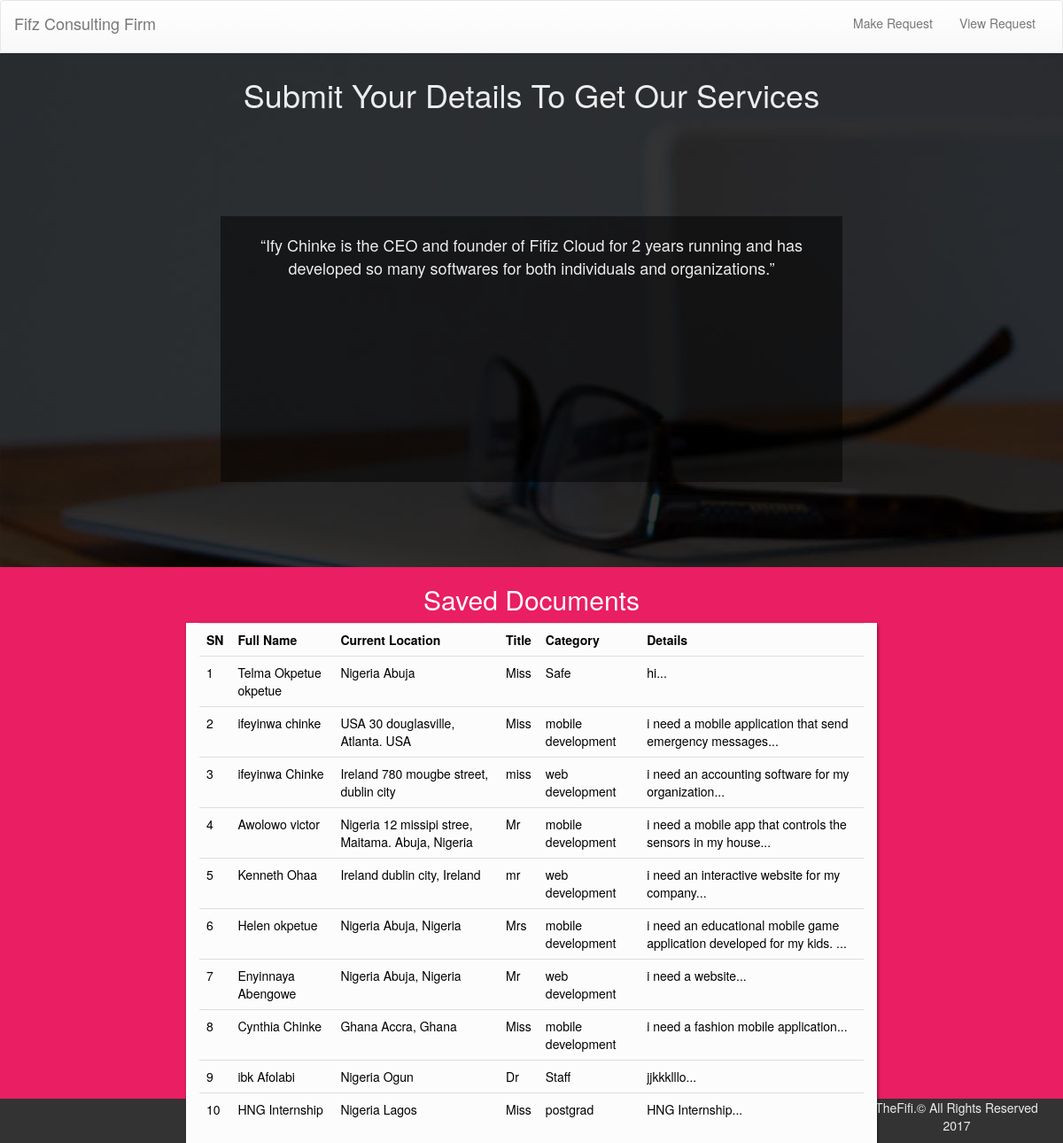
The page /view.php on the database its author committed.
### tables this page shows
CREATE TABLE `box_tb` (
  `id` int(11) NOT NULL,
  `fname` varchar(50) NOT NULL,
  `lname` varchar(50) NOT NULL,
  `email` varchar(50) NOT NULL,
  `phone` varchar(30) NOT NULL,
  `country` varchar(50) NOT NULL,
  `city` varchar(50) NOT NULL,
  `title` varchar(50) NOT NULL,
  `category` varchar(50) NOT NULL,
  `info` text NOT NULL,
  `time_stamp` timestamp NOT NULL DEFAULT CURRENT_TIMESTAMP ON UPDATE CURRENT_TIMESTAMP
);

### view.php (the view, shortened to what this page needs)
<?php
  include 'dbconnect.php';
  $query = "SELECT * FROM box_tb";
  $result = mysqli_query($conn, $query);
?>
<!DOCTYPE html>
<html>
<head>
  <link rel="stylesheet" href="assets/bootstrap.min.css">
  <link rel="stylesheet" href="assets/bootstrap-theme.min.css">
</head>
<body>
  <header>
    <nav class="navbar navbar-default navbar-fixed my-navigation">
      <div class="container-fluid">
        <div class="navbar-header">
          <a class="navbar-brand" href="#">Fifz Consulting Firm</a>
        </div>
        <div class="collapse navbar-collapse" id="bs-example-navbar-collapse-1">
          <ul class="nav navbar-nav navbar-right">
            <li><a href="user.php">Make Request</a></li>
            <li><a href="view.php">View Request </a></li>
          </ul>
        </div>
    </nav>
  </header>
  <section class="container-fluid" id="first-row">
    <div class="row">
      <h1>Submit Your Details To Get Our Services </h1>
    </div>
    <div class="row" id="center-paper">
      <div class="col-md-12">
        <p>“Ify Chinke is the CEO and founder of Fifiz Cloud for 2 years running and has developed so many softwares for both individuals and organizations.”</p>
      </div>
    </div>
  </section>
  <section class="container-fluid" id="second-row">
    <div class="row">
      <h2>Saved Documents</h2>
    </div>
    <div class="row col-md-8 col-md-offset-2 table-row">
      <table class="table table-hover">
        <tr>
          <th>SN</th>
          <th>Full Name</th>
          <th>Current Location</th>
          <th>Title</th>
          <th>Category</th>
          <th>Details</th>
        </tr>
        <?php
          $xx = 1;
          while($row = mysqli_fetch_assoc($result)) {
            $info = $row['info'];
            echo '
            <tr>
            <td>'.$xx.'</td>
            <td>'.$row['fname'].' '.$row['lname'].'</td>
            <td>'.$row['country'].' '.$row['city'].'</td>
            <td>'.$row['title'].'</td>
            <td>'.$row['category'].'</td>
            <td>'.$info.'...</td>
            </tr>
            ';
            $xx++;
          }
        ?>
      </table>
    </div>
  </section>
  <footer class="container-fluid">
    <div id="copyrights"> TheFifi.&copy; All Rights Reserved 2017 </div>
  </footer>
</body>
</html>

### view.php (style rules this page uses)
* { margin: 0; padding: 0; }
.my-navigation { height: 60px; }
#first-row { height: 600px; background-image: url('images/slider.jpg'); background-attachment: fixed; margin-top: -20px; color: #ececec; text-align: center; }
#first-row h1 { line-height: 1.5em; }
#second-row { height: 600px; background-color: #E91E63; margin-top: -20px; color: #fcfcfc; }
#second-row h2 { text-align: center; }
#center-paper { height: 300px; width: 60%; margin: 100px auto; padding: 20px 0px; font-size: 18px; background-color: rgba(0, 0, 0, 0.5); }
.table-row { background-color: #fcfcfc; box-shadow: 1px 2px 3px rgba(0, 0, 0, 0.5); color: #000; }
footer { background-color: rgba(0, 0, 0, .8); min-height: 40px; text-align: center; color: #ececec; }

### rows shown on the page
box_tb: fname "Telma Okpetue", lname "okpetue", country "Nigeria", city "Abuja", title "Miss", category "Safe", info "hi"
box_tb: fname "ifeyinwa", lname "chinke", country "USA", city "30 douglasville, Atlanta. USA", title "Miss", category "mobile development", info "i need a mobile application that send emergency messages"
box_tb: fname "ifeyinwa", lname "Chinke", country "Ireland", city "780 mougbe street, dublin city", title "miss", category "web development", info "i need an accounting software for my organization"
box_tb: fname "Awolowo", lname "victor", country "Nigeria", city "12 missipi stree, Maitama. Abuja, Nigeria", title "Mr", category "mobile development", info "i need a mobile app that controls the sensors in my house"
box_tb: fname "Kenneth", lname "Ohaa", country "Ireland", city "dublin city, Ireland", title "mr", category "web development", info "i need an interactive website for my company"
box_tb: fname "Helen", lname "okpetue", country "Nigeria", city "Abuja, Nigeria", title "Mrs", category "mobile development", info "i need an educational mobile game application developed for my kids."
box_tb: fname "Enyinnaya", lname "Abengowe", country "Nigeria", city "Abuja, Nigeria", title "Mr", category "web development", info "i need a website"
box_tb: fname "Cynthia", lname "Chinke", country "Ghana", city "Accra, Ghana", title "Miss", category "mobile development", info "i need a fashion mobile application"
box_tb: fname "ibk", lname "Afolabi", country "Nigeria", city "Ogun", title "Dr", category "Staff", info "jjkkklllo"
box_tb: fname "HNG", lname "Internship", country "Nigeria", city "Lagos", title "Miss", category "postgrad", info "HNG Internship"
